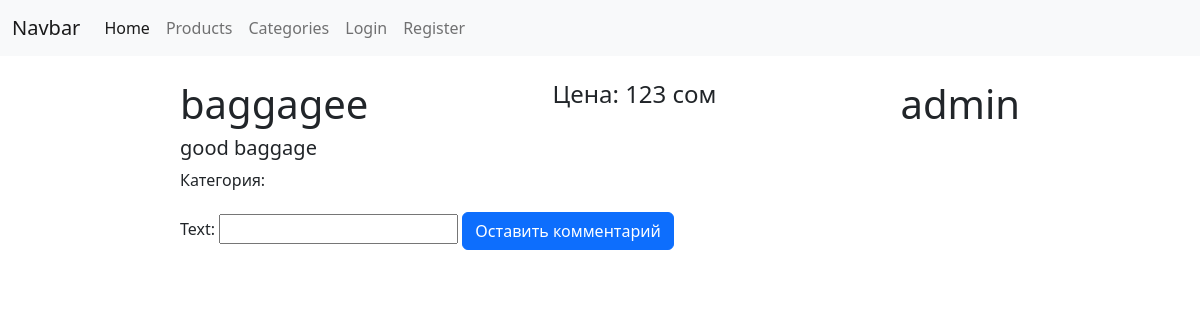
The page /products/4/ on the database as committed earlier.
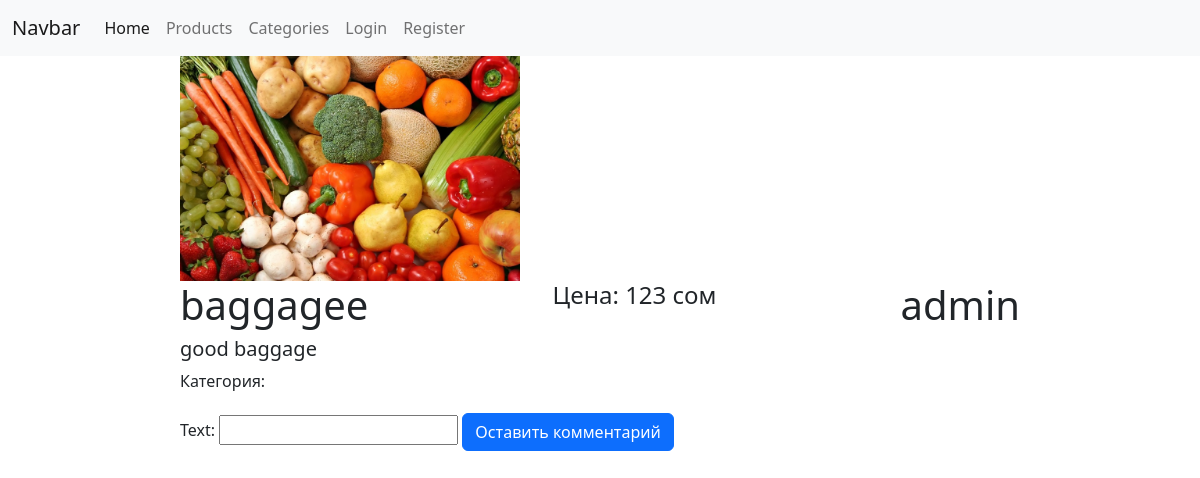
The same page on the database as committed later.
### products/models.py (models this page shows, shortened)
class Product(models.Model):
    author = models.ForeignKey(User, on_delete=models.CASCADE, null=True)
    image = models.ImageField()
    title = models.CharField(max_length=255)
    description = models.TextField()
    category = models.ForeignKey(Category, on_delete=models.CASCADE, null=True)
    price = models.IntegerField(default=0)

### products/views.py (the view, shortened to what this page needs)
# urls.py: path('products/<int:id>/', DetailProductView.as_view()),
class DetailProductView(CreateView, DetailView):
    template_name = 'products/detail.html'
    form_class = ReviewCreateForm
    model = Product
    pk_url_kwarg = 'id'
    def get_context_data(self, *, object_list=None, **kwargs):
        return {
            'user': get_user_from_request(self.request),
            'form': kwargs['form'] if kwargs.get('form') else self.form_class,
            'product':self.get_object(),
            'reviews': kwargs['reviews'],
            'categories': kwargs['categories']
        }
    def get(self, request, *args, **kwargs):
        product = self.model.objects.get(id=kwargs['id'])
        reviews = Review.objects.filter(product_id=kwargs['id'])
        categories = product.category
        return render(request, self.template_name, context=self.get_context_data(
            product=product,
            reviews=reviews,
            categories=categories
        ))

### users/utils.py (called while the page is built)
def get_user_from_request(request):
    return request.user if not request.user.is_anonymous else None

### templates/products/detail.html (shortened to what this page needs)
{% extends 'layouts/main.html' %}
{% block content %}
    <div class="product">
        <div class="img">
            <img src="/media/{{ product.image }}/" alt="" width="340px">
        </div>
        <div class="info">
            <div style="display: flex; justify-content: space-between">
                <h1>{{ product.title }}</h1>
                <h4>Цена: {{ product.price }} сом</h4>
                <h1>{{ product.author.username }}</h1>
             </div>
            <h5>{{ product.description }}</h5>
            <div class="category">
                <p>Категория: {{ category.title }}</p>
            </div>
        </div>
    </div>
    <div class="create_review">
        <form action="/products/{{ product.id }}/" method="post">
            {{ form }}
            <input type="submit" class="btn btn-primary" value="Оставить комментарий">
        </form>
    </div>
{% endblock %}

Rows that differ between the two databases and show on the page:
changed Product "baggagee": image: picture added
